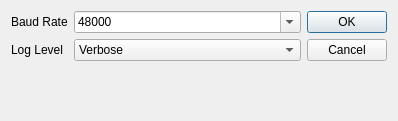
<?xml version="1.0" encoding="UTF-8"?>
<ui version="4.0">
 <class>DialogDemodSettings</class>
 <widget class="QDialog" name="DialogDemodSettings">
  <property name="geometry">
   <rect>
    <x>0</x>
    <y>0</y>
    <width>398</width>
    <height>121</height>
   </rect>
  </property>
  <property name="windowTitle">
   <string>Serrings Demodulator</string>
  </property>
  <layout class="QGridLayout" name="gridLayout">
   <item row="0" column="2">
    <widget class="QDialogButtonBox" name="buttonBox">
     <property name="orientation">
      <enum>Qt::Vertical</enum>
     </property>
     <property name="standardButtons">
      <set>QDialogButtonBox::Cancel|QDialogButtonBox::Ok</set>
     </property>
    </widget>
   </item>
   <item row="0" column="1">
    <layout class="QFormLayout" name="formLayout_3">
     <item row="0" column="0">
      <widget class="QLabel" name="lBaudRate">
       <property name="text">
        <string>Baud Rate</string>
       </property>
      </widget>
     </item>
     <item row="0" column="1">
      <widget class="QComboBox" name="cbBaudRate">
       <property name="editable">
        <bool>true</bool>
       </property>
       <property name="currentIndex">
        <number>0</number>
       </property>
       <property name="insertPolicy">
        <enum>QComboBox::InsertAlphabetically</enum>
       </property>
       <item>
        <property name="text">
         <string>48000</string>
        </property>
       </item>
       <item>
        <property name="text">
         <string>56250</string>
        </property>
       </item>
      </widget>
     </item>
     <item row="1" column="0">
      <widget class="QLabel" name="lLogLevel">
       <property name="text">
        <string>Log Level</string>
       </property>
      </widget>
     </item>
     <item row="1" column="1">
      <widget class="QComboBox" name="cbLogLevel">
       <property name="currentIndex">
        <number>1</number>
       </property>
       <item>
        <property name="text">
         <string comment="0">Quiet</string>
        </property>
       </item>
       <item>
        <property name="text">
         <string comment="1">Verbose</string>
        </property>
       </item>
       <item>
        <property name="text">
         <string comment="2">Debug</string>
        </property>
       </item>
       <item>
        <property name="text">
         <string comment="3">All</string>
        </property>
       </item>
      </widget>
     </item>
    </layout>
   </item>
  </layout>
 </widget>
 <resources/>
 <connections>
  <connection>
   <sender>buttonBox</sender>
   <signal>accepted()</signal>
   <receiver>DialogDemodSettings</receiver>
   <slot>accept()</slot>
   <hints>
    <hint type="sourcelabel">
     <x>388</x>
     <y>111</y>
    </hint>
    <hint type="destinationlabel">
     <x>157</x>
     <y>120</y>
    </hint>
   </hints>
  </connection>
  <connection>
   <sender>buttonBox</sender>
   <signal>rejected()</signal>
   <receiver>DialogDemodSettings</receiver>
   <slot>reject()</slot>
   <hints>
    <hint type="sourcelabel">
     <x>388</x>
     <y>111</y>
    </hint>
    <hint type="destinationlabel">
     <x>286</x>
     <y>120</y>
    </hint>
   </hints>
  </connection>
 </connections>
</ui>
